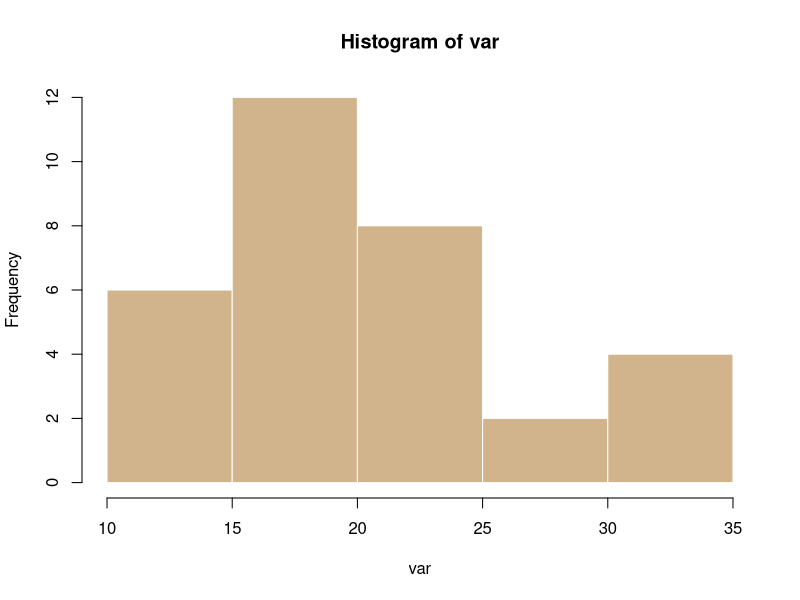
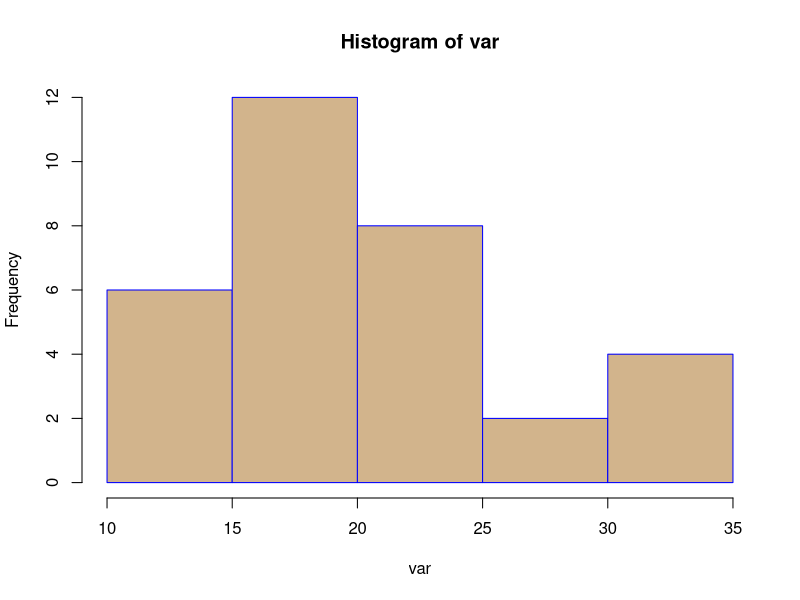
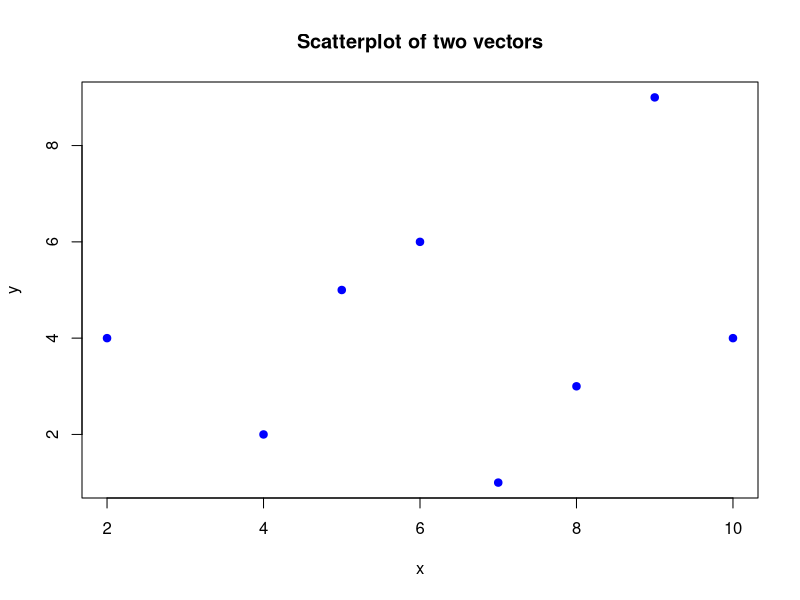

The R script that drew these images, in order:
## ---- chunk 1
knitr::opts_chunk$set(echo = TRUE)
## ---- chunk 2
library(tidyverse)
## ---- chunk 3
oddcount <- function(x)  {
   k <- 0  # assign 0 to k
   for (n in x)  {
      if (n %% 2 == 1) k <- k + 1  # %% is the modulo operator
   }
   return(k)
}
## ---- chunk 4
oddcount(4)
## ---- chunk 5
oddcount(c(1, 2, 5, 7, 8))
## ---- chunk 6
evenCount <- c(2,4,6,8,10,12,14,16,18,20)

newFunc <- function(x) {
    t <- 0
    for (i in x){
        t <- t + i
    }
    return(t)
}

newFunc(evenCount)


## ---- chunk 7
oddcount <- function(x)  {
   sum( x %% 2 == 1)
}
oddcount(c(1, 2, 3, 5, 7, 9))
## ---- chunk 8

oddcount <- c(1, 2, 3, 5, 7, 9)
newFunc <- function(x) {
    t <- 0
    for (i in x){
      if (i %% 3 == 0) t = t+1
    }
    return(t)
   
}

 newFunc(oddcount)

## ---- chunk 9
k = 5

oddcount <- function(x)  {
   k <- 0  # assign 0 to k
   for (n in x)  {
      if (n %% 2 == 1) k <- k + 1  # %% is the modulo operator
   }
   return(k)
}
 
oddcount(k)

## ---- chunk 10
#global variable 
k =3
y = 2


# declear a local variable d and l

oddcount=function(x){
  d= 5
  k <<- 10
  return(d+x+y)
}

oddcount(k)
## ---- chunk 11
myhist <- function(var, Color = "white", Fill = "tan"){
  hist(var, border = Color, col = Fill)
}
myhist(mtcars$mpg)
## ---- chunk 12
myhist(mtcars$mpg, Color = "blue")
## ---- chunk 13

  myplot <- function(x, y, col = "blue"){
  plot(x,y, pch = 19, col = col, main="Scatterplot of two vectors")
 
  }
x <- c(2,4,5,6,7,8,9,10)
y <- c(4,2,5,6,1,3,9,4)
myplot(x, y)
 # myplot(mtcars$mpg)

